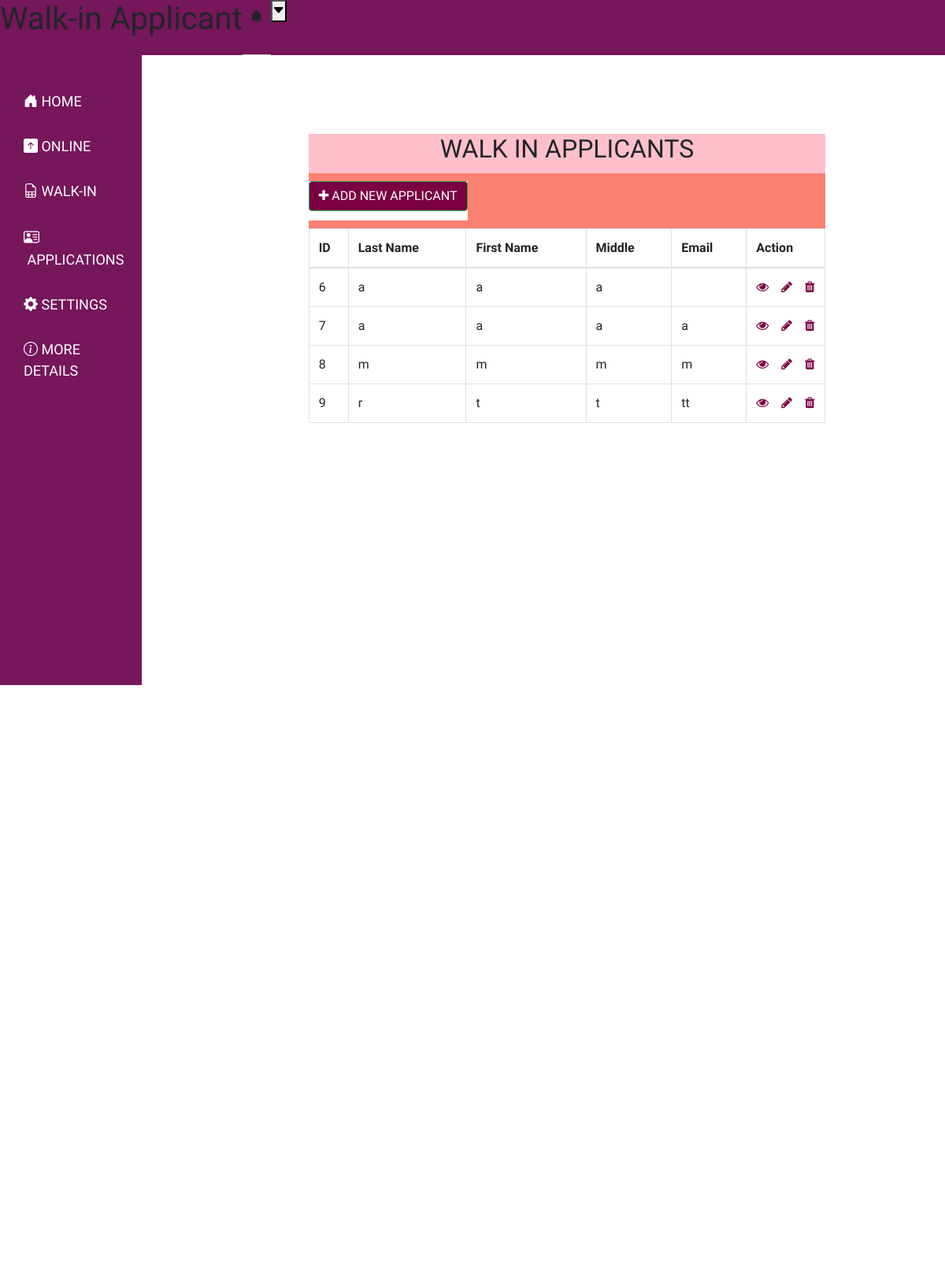
Page /draft/Wapplicant_old.php on the committed database.
### tables this page shows
CREATE TABLE `walkin_applicant` (
  `W_applicant_id` int(11) NOT NULL,
  `W_lastName` varchar(50) NOT NULL,
  `W_firstName` varchar(50) NOT NULL,
  `W_midName` varchar(50) NOT NULL,
  `W_suffix` varchar(50) NOT NULL,
  `W_jobseekerType` varchar(50) NOT NULL,
  `W_birthplace` varchar(50) NOT NULL,
  `W_birthday` date NOT NULL,
  `W_age` int(11) NOT NULL,
  `W_sex` varchar(50) NOT NULL,
  `W_civilStatus` varchar(50) NOT NULL,
  `W_citizenship` varchar(50) NOT NULL,
  `W_housenumPresent` varchar(50) NOT NULL,
  `W_brgyPresent` varchar(50) NOT NULL,
  `W_cityPresent` varchar(50) NOT NULL,
  `W_provincePresent` varchar(50) NOT NULL,
  `W_housenumPermanent` varchar(50) DEFAULT NULL,
  `W_brgyPermanent` varchar(50) NOT NULL,
  `W_cityPermanent` varchar(50) NOT NULL,
  `W_provincePermanent` varchar(50) NOT NULL,
  `W_height` int(11) NOT NULL,
  `W_weight` int(11) NOT NULL,
  `W_landlineNum` int(11) NOT NULL,
  `W_mobilePnum` int(11) NOT NULL,
  `W_mobileSnum` int(11) NOT NULL,
  `W_email` varchar(50) NOT NULL,
  `W_disability` varchar(50) NOT NULL,
  `W_employmentStatus` varchar(50) NOT NULL,
  `W_educLevel` varchar(50) NOT NULL,
  `W_gradYear` int(4) NOT NULL,
  `W_school` varchar(50) NOT NULL,
  `W_course` varchar(50) NOT NULL,
  `W_preferIndustry` varchar(50) NOT NULL,
  `W_activelyLooking` varchar(50) NOT NULL,
  `W_willinglyWork` varchar(50) NOT NULL,
  `W_fourPsBeneficiary` varchar(50) NOT NULL,
  `W_ofw` varchar(50) NOT NULL
);

### draft/Wapplicant_old.php (the view, shortened to what this page needs)
<!DOCTYPE html>
<html lang="en">
<head>
    <link rel="stylesheet" href="../draft/peso_Wapplicant_old.css">
    <link rel="stylesheet" href="https://stackpath.bootstrapcdn.com/bootstrap/4.5.2/css/bootstrap.min.css">
    <link rel="stylesheet" href="https://maxcdn.bootstrapcdn.com/font-awesome/4.7.0/css/font-awesome.min.css">
</head>
<body>
<?php
    include "../peso/applicant_sidenav.php";
    ?>
    <div class="cardA">
            <?php
                include "../peso/topnav.php";
            ?>
            <center>
            <div class="cardB">
                <div class="cardC">
    <div class="card1">
    <div class="wrapper" style="background: salmon;">
    <div class="container-fluid">
        <div class="row">
                            <div class="card2" style="background: pink; width: 100%;">
                            <h2>WALK IN APPLICANTS</h2>
                            </div>
                            <br>
                            <div class="card2">
                                <a href="Wapplicant_create.php" style="background: #7A0042" class="btn btn-success -left"><i class="fa fa-plus"></i> ADD NEW APPLICANT</a>
                            </div>
                            </div>
                        </div>
                        <div class="card3">
                        <?php
                        require_once "../peso/Wapplicant_config.php";
                        $sql = "SELECT * FROM walkin_applicant";
                        if($result = mysqli_query($link, $sql)){
                            if(mysqli_num_rows($result) > 0){
                                echo '<table style="" class="table table-bordered">';
                                    echo "<thead>";
                                        echo "<tr>";
                                            echo "<th>ID</th>";
                                            echo "<th>Last Name</th>";
                                            echo "<th>First Name</th>";
                                            echo "<th>Middle</th>";
                                            echo "<th>Email</th>";
                                            echo "<th>Action</th>";
                                        echo "</tr>";
                                    echo "</thead>";
                                    echo "<tbody>";
                                    while($row = mysqli_fetch_array($result)){
                                        echo "<tr>";
                                            echo "<td>" . $row['W_applicant_id'] . "</td>";
                                            echo "<td>" . $row['W_lastName'] . "</td>";
                                            echo "<td>" . $row['W_firstName'] . "</td>";
                                            echo "<td>" . $row['W_midName'] . "</td>";
                                            echo "<td>" . $row['W_email'] . "</td>";
                                            echo "<td>";
                                                echo '<a href="Wapplicant_read.php?W_applicant_id='. $row['W_applicant_id'] .'" class="mr-3" title="View Record" data-toggle="tooltip"><span style="color:#7A0042;" class="fa fa-eye"></span></a>';
                                                echo '<a href="Wapplicant_update.php?W_applicant_id='. $row['W_applicant_id'] .'" class="mr-3" title="Update Record" data-toggle="tooltip"><span style="color:#7A0042;" class="fa fa-pencil"></span></a>';
                                                echo '<a href="Wapplicant_delete.php?W_applicant_id='. $row['W_applicant_id'] .'" title="Delete Record" data-toggle="tooltip"><span style="color:#7A0042;" class="fa fa-trash"></span></a>';
                                            echo "</td>";
                                        echo "</tr>";
                                    }
                                    echo "</tbody>";
                                echo "</table>";
                            } else{
                                echo '<div class="alert alert-danger"><em>No records were found.</em></div>';
                            }
                        } else{
                            echo "Oops! Something went wrong. Please try again later.";
                        }
                        ?>
                        </div>
        </div>
    </div>
    </div>
    </div>
    </center>
    </div>
</body>
</html>

### draft/peso_Wapplicant_old.css (style rules this page uses)
.cardA { height: 250vh; width: 100%; background-color: white; }
.cardB { height: 200vh; width: 80%; background-color: white; margin-left: 20%; padding-top: 20vh; }
.cardC { width:80%; height: 150vh; background-color: white; }
.card1 { width: 90%; height: fit-content; background-color: transparent; }
.card2 { height: 50px; background-color: white; margin-bottom: 10px; }
.card3 { height: fit-content; background-color: white; }
.wrapper { width: 95%; margin: 10px; background-color: transparent; }
table tr td:first-child { width: 50px; }
table tr td:last-child { width: 100px; }
::placeholder { padding-left: 3%; color: gray; font-size: 18px; }

### assets/css/applicant_sidenav.css (style rules this page uses)
* { margin: 0; padding: 0; font-family: 'Lato', sans-serif; font-family: 'Roboto Serif', serif; }

### assets/css/company_topnav.css (style rules this page uses)
* { font-family: 'Gelasio', serif; }

### rows in the picture
walkin_applicant: W_applicant_id "6", W_lastName "a", W_firstName "a", W_midName "a"
walkin_applicant: W_applicant_id "7", W_lastName "a", W_firstName "a", W_midName "a", W_email "a"
walkin_applicant: W_applicant_id "8", W_lastName "m", W_firstName "m", W_midName "m", W_email "m"
walkin_applicant: W_applicant_id "9", W_lastName "r", W_firstName "t", W_midName "t", W_email "tt"

### other values in the picture
$page_title "Walk-in Applicant"
